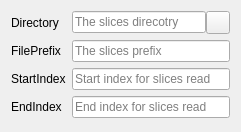
<?xml version="1.0" encoding="UTF-8"?>
<ui version="4.0">
 <class>vtkSliceSelectorWidget</class>
 <widget class="QWidget" name="vtkSliceSelectorWidget">
  <property name="geometry">
   <rect>
    <x>0</x>
    <y>0</y>
    <width>241</width>
    <height>132</height>
   </rect>
  </property>
  <property name="windowTitle">
   <string>Form</string>
  </property>
  <layout class="QFormLayout" name="formLayout">
   <item row="0" column="0">
    <widget class="QLabel" name="label_4">
     <property name="text">
      <string>Directory</string>
     </property>
    </widget>
   </item>
   <item row="0" column="1">
    <widget class="QWidget" name="widgetPath" native="true">
     <layout class="QHBoxLayout" name="horizontalLayout">
      <property name="spacing">
       <number>0</number>
      </property>
      <property name="leftMargin">
       <number>0</number>
      </property>
      <property name="topMargin">
       <number>0</number>
      </property>
      <property name="rightMargin">
       <number>0</number>
      </property>
      <property name="bottomMargin">
       <number>0</number>
      </property>
      <item>
       <widget class="QLineEdit" name="lineEdit">
        <property name="placeholderText">
         <string>The slices direcotry</string>
        </property>
       </widget>
      </item>
      <item>
       <widget class="QToolButton" name="toolButton">
        <property name="text">
         <string/>
        </property>
        <property name="icon">
         <iconset resource="vtk-pipeline.qrc">
          <normaloff>:/style/icon/open.png</normaloff>:/style/icon/open.png</iconset>
        </property>
       </widget>
      </item>
     </layout>
    </widget>
   </item>
   <item row="1" column="0">
    <widget class="QLabel" name="label">
     <property name="text">
      <string>FilePrefix</string>
     </property>
    </widget>
   </item>
   <item row="1" column="1">
    <widget class="QLineEdit" name="lineEdit_2">
     <property name="placeholderText">
      <string>The slices prefix</string>
     </property>
    </widget>
   </item>
   <item row="2" column="0">
    <widget class="QLabel" name="label_2">
     <property name="text">
      <string>StartIndex</string>
     </property>
    </widget>
   </item>
   <item row="2" column="1">
    <widget class="QLineEdit" name="lineEdit_3">
     <property name="placeholderText">
      <string>Start index for slices read</string>
     </property>
    </widget>
   </item>
   <item row="3" column="0">
    <widget class="QLabel" name="label_3">
     <property name="text">
      <string>EndIndex</string>
     </property>
    </widget>
   </item>
   <item row="3" column="1">
    <widget class="QLineEdit" name="lineEdit_4">
     <property name="placeholderText">
      <string>End index for slices read</string>
     </property>
    </widget>
   </item>
  </layout>
 </widget>
 <resources>
  <include location="vtk-pipeline.qrc"/>
 </resources>
 <connections/>
</ui>
